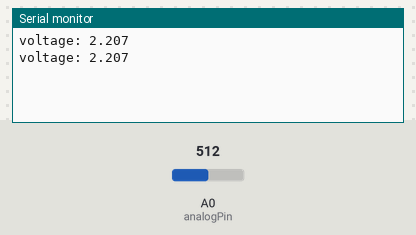
This sketch was run on a simulated Arduino Uno, built with avr-gcc and run on an emulated ATmega328P. On the bench: the last lines printed to the serial monitor. The inputs (shaded band) are chosen by the test bench; at power-on: A0 (analogPin) = 512.

Above: at 1.8 s.
1.9 s: A0 (analogPin) set to 4
At 2.8 s:
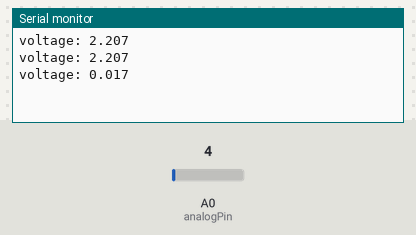
3.4 s: A0 (analogPin) set to 1
At 4.8 s:
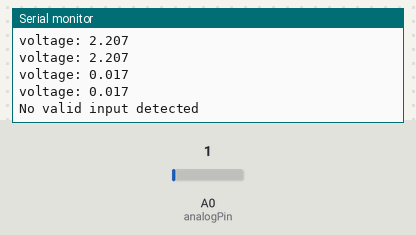

The sketch:

final_battery_volatge_check.ino
```cpp
const int analogPin = A0;
float voltage;
const float Battery_Voltage = 2.1;                                                                                                                                               void setup() {
  Serial.begin(9600);
  pinMode(analogPin, INPUT); // Optional but clarifies pin use
}

void loop() {
  int analogValue = analogRead(analogPin);
  voltage = (analogValue*Battery_Voltage/ 1023.0) * Battery_Voltage;                                                                           if (voltage > 0.01){                                                                                                                                                                        Serial.print("voltage: ");
    Serial.println(voltage, 3);
  } else {
    Serial.println("No valid input detected");
  }
  delay(1000);
}
```

Measured:
- the behaviour switches between 3 and 2 on A0 (analogPin) (found by bisection; images 1 and 2)
- after the input at 1.9 s, the serial monitor: prints a new line after 0.10 s (image 1)
- after the input at 3.4 s, the serial monitor: prints a new line after 0.60 s (image 2)
